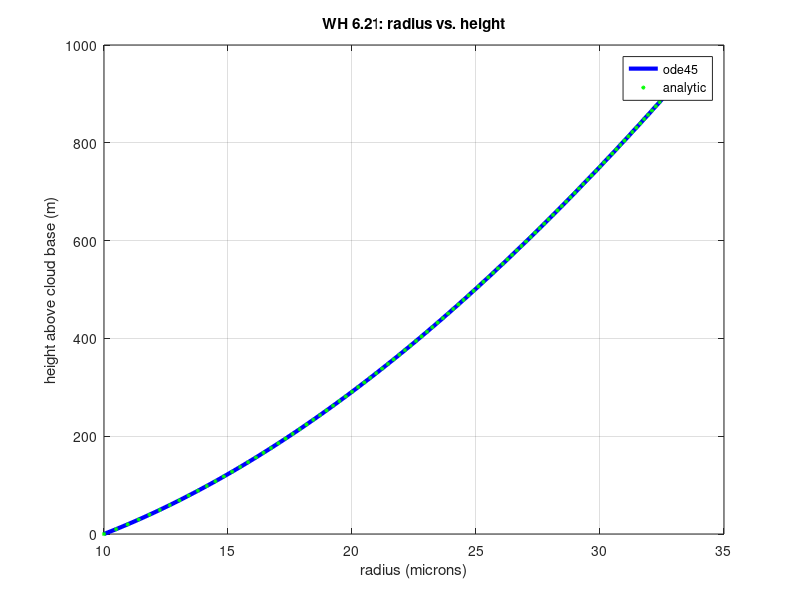

The MATLAB script that drew this image:
function wh_6_21
  w=1; %m/s vertical velocity
  temp=283.15; %K
  mu0=18.27e-6; %Pa s
  T0=291.15; %K
  C=120; %K
  %from http://en.wikipedia.org/wiki/Viscosity
  eta=mu0*(T0 + C)/(temp+C)*(temp/T0)^1.5;  %dynamic viscoisty (Pa s)
  g=9.8; %m/s^2
  rhol=1000.; %kg/m^3
  Vcoeff=2*g*rhol/(9.*eta);
  Gl=100.e-12; %m^2/s
  S=0.005;
  W=1; %m/s
  rcoeff=Gl*S;
  tspan=0:10:1000;
  %
  % redo the 6.21 analytic solution so it starts
  % with a drop of radius 1.e-5 m (10 microns)
  %
  r_analytic=sqrt(2.*Gl*S*tspan + (1.e-5)^2.);
  h_analytic=w*tspan - 2*g*rhol*(Gl*S*tspan.^2. + 1.e-10*tspan)/(9.*eta);
  %start at cloudbase, with a 10 micron drop
  yinit=[0,1.e-5];
  derivs=@(t,y) F(t,y,W,Vcoeff,rcoeff);
  [t,y]=ode45(derivs,tspan,yinit);
  height=y(:,1);
  radius=y(:,2)*1.e6;  %convert radius to microns
  figure(1);
  clf;
  plot(radius,height,'b-','linewidth',3);
  hold on
  plot(r_analytic*1.e6,h_analytic,'g*','markersize',3)
  legend('ode45','analytic');
  xlabel('radius (microns)');
  ylabel('height above cloud base (m)');
  title('WH 6.21: radius vs. height')
  grid on;
end

function yp=F(t,y,W,Vcoeff,rcoeff)
  yp=zeros(2,1); % since output must be a column vector
  %first variable is height in m
  yp(1)=W - Vcoeff*y(2)^2.;
  %second variable is radius in m
  yp(2)= rcoeff/y(2);
end
